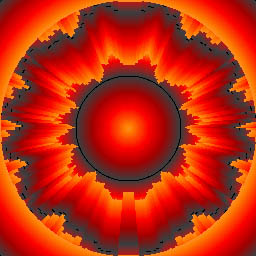
#> input picture image.jpg, 256 x 256 px
$ python asciiart.py
#> lines starting #> are read from the running program, lines starting #| are printed output that depends on the picture
from PIL import Image


def loadImage(imagePath, selection):

    pixels = []

    for i in range(width):
        templist = []
        for j in range(height):
            templist.append(image.getpixel((i, j)))
        pixels.append(templist)

    if (selection == 3):
        return luminosityCalculation(pixels, width, height)
    elif (selection == 2):
        return lightnessCalculation(pixels, width, height)
    elif (selection == 1):
        return averageCalculation(pixels, width, height)

def printPixels(pixels, width, height):
    ASCIICHARS = " ^\",:;Il!i~+_-?][}{1)(|\\/tfjrxnuvczXYUJCLQ0OZmwqpdbkhao*#MW&8%B@$"

    for j in range(height):
        print()
        for i in range(width):
            pixel = pixels[i][j]
            print(ASCIICHARS[int(pixel//(255/65))], end="")
            print(ASCIICHARS[int(pixel//(255/65))], end="")

def lightnessCalculation(pixels, width, height):

    for i in range(width):
        for j in range(height):
            r, g, b = pixels[i][j]
            pixels[i][j] = (r + g + b) // 3

    return pixels

def averageCalculation(pixels, width, height):

    for i in range(width):
        for j in range(height):
            r, g, b = pixels[i][j]
            pixels[i][j] = (max(r, g, b) + min(r, g, b)) // 2

    return pixels

def luminosityCalculation(pixels, width, height):

    for i in range(width):
        for j in range(height):
            r, g, b = pixels[i][j]
            pixels[i][j] = int(0.21 * r + 0.72 * g + 0.07 * b)

    return pixels

if __name__ == "__main__":

    print ("Welcome to ASCII art converter")
    print ("Provide a .jpg file")

    # getting file
    while True:
        try:
            print ("Provide a filename: ")
            filename = input()
#> the answer given: image.jpg

            while not filename.endswith(".jpg"):
                print("Provide a .jpg file!")
                filename = input()

            image = Image.open(filename)
#> image is the input picture: PIL image 256x256 RGB; mean R, G, B 185.7, 43.6, 16
            width, height = image.size
#> width = 256; height = 256

        except:
            print("File not found! \n")

        else:
            print("Image loaded! Size: ", width, "x", height)
#| Image loaded! Size:  256 x 256
            try:
                print("Provide a new height to resize image or current height (", height, "): ")
#| Provide a new height to resize image or current height ( 256 ):
                newHeight = int(input())
#> the answer given: 100

            except ValueError:
                print("That's not a number!")

            else:
                height = int(newHeight)
                width = int(height / image.height * image.width)
#> width = 100
                print("new width: ", width)
#| new width:  100
                image = image.resize((width, height))
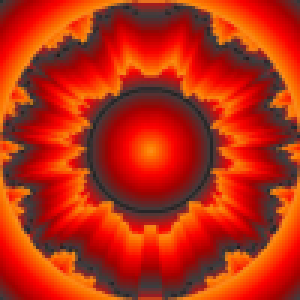
#> image: PIL image 100x100 RGB (shown 3 times larger); mean R, G, B 185.6, 43.6, 16
                image.save("resized.jpg")
                break

    # selecting mode
    print ("Select one of the modes: ")
    print ("1: Average")
    print ("2: Lightness")
    print ("3: Luminosity")

    while True:
        try:
            selection = int(input("Select mode: "))
            while (selection > 3 or selection < 1):
                selection = int(input("Select mode (1 - 3): "))
        except ValueError:
            print ("That's not a number!")
        else:
            print ("selected mode: ", selection)
            break
#> this loop made 1 pass; the answer given on pass 1: 1

    # printing image
    pixels = loadImage("resized.jpg", selection)
#> after the loop in loadImage, `for i in range(width):`: pixels = 100 items
#> pixels = 100 items
    printPixels(pixels, width, height)

    print("\n\n")
